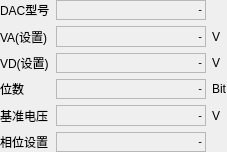
<?xml version="1.0" encoding="UTF-8"?>
<ui version="4.0">
 <class>QDacTypeWidgetClass</class>
 <widget class="QWidget" name="QDacTypeWidgetClass">
  <property name="geometry">
   <rect>
    <x>0</x>
    <y>0</y>
    <width>227</width>
    <height>152</height>
   </rect>
  </property>
  <property name="windowTitle">
   <string>QDacTypeWidget</string>
  </property>
  <layout class="QGridLayout" name="gridLayout">
   <property name="margin">
    <number>0</number>
   </property>
   <item row="0" column="0">
    <widget class="QLabel" name="label">
     <property name="text">
      <string>DAC型号</string>
     </property>
    </widget>
   </item>
   <item row="1" column="0">
    <widget class="QLabel" name="label_2">
     <property name="text">
      <string>VA(设置)</string>
     </property>
    </widget>
   </item>
   <item row="1" column="2">
    <widget class="QLabel" name="label_3">
     <property name="sizePolicy">
      <sizepolicy hsizetype="Minimum" vsizetype="Preferred">
       <horstretch>0</horstretch>
       <verstretch>0</verstretch>
      </sizepolicy>
     </property>
     <property name="text">
      <string>V</string>
     </property>
    </widget>
   </item>
   <item row="2" column="0">
    <widget class="QLabel" name="label_4">
     <property name="text">
      <string>VD(设置)</string>
     </property>
    </widget>
   </item>
   <item row="2" column="2">
    <widget class="QLabel" name="label_8">
     <property name="sizePolicy">
      <sizepolicy hsizetype="Minimum" vsizetype="Preferred">
       <horstretch>0</horstretch>
       <verstretch>0</verstretch>
      </sizepolicy>
     </property>
     <property name="text">
      <string>V</string>
     </property>
    </widget>
   </item>
   <item row="3" column="0">
    <widget class="QLabel" name="label_5">
     <property name="text">
      <string>位数</string>
     </property>
    </widget>
   </item>
   <item row="3" column="2">
    <widget class="QLabel" name="label_9">
     <property name="sizePolicy">
      <sizepolicy hsizetype="Minimum" vsizetype="Preferred">
       <horstretch>0</horstretch>
       <verstretch>0</verstretch>
      </sizepolicy>
     </property>
     <property name="text">
      <string>Bit</string>
     </property>
    </widget>
   </item>
   <item row="4" column="0">
    <widget class="QLabel" name="label_6">
     <property name="text">
      <string>基准电压</string>
     </property>
    </widget>
   </item>
   <item row="4" column="2">
    <widget class="QLabel" name="label_10">
     <property name="sizePolicy">
      <sizepolicy hsizetype="Minimum" vsizetype="Preferred">
       <horstretch>0</horstretch>
       <verstretch>0</verstretch>
      </sizepolicy>
     </property>
     <property name="text">
      <string>V</string>
     </property>
    </widget>
   </item>
   <item row="5" column="0">
    <widget class="QLabel" name="label_7">
     <property name="text">
      <string>相位设置</string>
     </property>
    </widget>
   </item>
   <item row="0" column="1">
    <widget class="QLineLabel" name="dacType">
     <property name="sizePolicy">
      <sizepolicy hsizetype="Expanding" vsizetype="Preferred">
       <horstretch>0</horstretch>
       <verstretch>0</verstretch>
      </sizepolicy>
     </property>
     <property name="frameShape">
      <enum>QFrame::StyledPanel</enum>
     </property>
     <property name="text">
      <string>&lt;!DOCTYPE HTML PUBLIC &quot;-//W3C//DTD HTML 4.0//EN&quot; &quot;http://www.w3.org/TR/REC-html40/strict.dtd&quot;&gt;
&lt;html&gt;&lt;head&gt;&lt;meta name=&quot;qrichtext&quot; content=&quot;1&quot; /&gt;&lt;style type=&quot;text/css&quot;&gt;
p, li { white-space: pre-wrap; }
&lt;/style&gt;&lt;/head&gt;&lt;body style=&quot; font-family:'MS Shell Dlg 2'; font-size:8.25pt; font-weight:400; font-style:normal;&quot;&gt;
&lt;p style=&quot; margin-top:0px; margin-bottom:0px; margin-left:0px; margin-right:0px; -qt-block-indent:0; text-indent:0px;&quot;&gt;&lt;span style=&quot; font-size:8pt;&quot;&gt;-&lt;/span&gt;&lt;/p&gt;&lt;/body&gt;&lt;/html&gt;</string>
     </property>
     <property name="alignment">
      <set>Qt::AlignRight|Qt::AlignTrailing|Qt::AlignVCenter</set>
     </property>
    </widget>
   </item>
   <item row="1" column="1">
    <widget class="QLineLabel" name="va">
     <property name="sizePolicy">
      <sizepolicy hsizetype="Expanding" vsizetype="Preferred">
       <horstretch>0</horstretch>
       <verstretch>0</verstretch>
      </sizepolicy>
     </property>
     <property name="frameShape">
      <enum>QFrame::StyledPanel</enum>
     </property>
     <property name="text">
      <string>&lt;!DOCTYPE HTML PUBLIC &quot;-//W3C//DTD HTML 4.0//EN&quot; &quot;http://www.w3.org/TR/REC-html40/strict.dtd&quot;&gt;
&lt;html&gt;&lt;head&gt;&lt;meta name=&quot;qrichtext&quot; content=&quot;1&quot; /&gt;&lt;style type=&quot;text/css&quot;&gt;
p, li { white-space: pre-wrap; }
&lt;/style&gt;&lt;/head&gt;&lt;body style=&quot; font-family:'MS Shell Dlg 2'; font-size:8.25pt; font-weight:400; font-style:normal;&quot;&gt;
&lt;p style=&quot; margin-top:0px; margin-bottom:0px; margin-left:0px; margin-right:0px; -qt-block-indent:0; text-indent:0px;&quot;&gt;&lt;span style=&quot; font-size:8pt;&quot;&gt;-&lt;/span&gt;&lt;/p&gt;&lt;/body&gt;&lt;/html&gt;</string>
     </property>
     <property name="alignment">
      <set>Qt::AlignRight|Qt::AlignTrailing|Qt::AlignVCenter</set>
     </property>
    </widget>
   </item>
   <item row="2" column="1">
    <widget class="QLineLabel" name="vd">
     <property name="sizePolicy">
      <sizepolicy hsizetype="Expanding" vsizetype="Preferred">
       <horstretch>0</horstretch>
       <verstretch>0</verstretch>
      </sizepolicy>
     </property>
     <property name="frameShape">
      <enum>QFrame::StyledPanel</enum>
     </property>
     <property name="text">
      <string>&lt;!DOCTYPE HTML PUBLIC &quot;-//W3C//DTD HTML 4.0//EN&quot; &quot;http://www.w3.org/TR/REC-html40/strict.dtd&quot;&gt;
&lt;html&gt;&lt;head&gt;&lt;meta name=&quot;qrichtext&quot; content=&quot;1&quot; /&gt;&lt;style type=&quot;text/css&quot;&gt;
p, li { white-space: pre-wrap; }
&lt;/style&gt;&lt;/head&gt;&lt;body style=&quot; font-family:'MS Shell Dlg 2'; font-size:8.25pt; font-weight:400; font-style:normal;&quot;&gt;
&lt;p style=&quot; margin-top:0px; margin-bottom:0px; margin-left:0px; margin-right:0px; -qt-block-indent:0; text-indent:0px;&quot;&gt;&lt;span style=&quot; font-size:8pt;&quot;&gt;-&lt;/span&gt;&lt;/p&gt;&lt;/body&gt;&lt;/html&gt;</string>
     </property>
     <property name="alignment">
      <set>Qt::AlignRight|Qt::AlignTrailing|Qt::AlignVCenter</set>
     </property>
    </widget>
   </item>
   <item row="3" column="1">
    <widget class="QLineLabel" name="bitCount">
     <property name="sizePolicy">
      <sizepolicy hsizetype="Expanding" vsizetype="Preferred">
       <horstretch>0</horstretch>
       <verstretch>0</verstretch>
      </sizepolicy>
     </property>
     <property name="frameShape">
      <enum>QFrame::StyledPanel</enum>
     </property>
     <property name="text">
      <string>&lt;!DOCTYPE HTML PUBLIC &quot;-//W3C//DTD HTML 4.0//EN&quot; &quot;http://www.w3.org/TR/REC-html40/strict.dtd&quot;&gt;
&lt;html&gt;&lt;head&gt;&lt;meta name=&quot;qrichtext&quot; content=&quot;1&quot; /&gt;&lt;style type=&quot;text/css&quot;&gt;
p, li { white-space: pre-wrap; }
&lt;/style&gt;&lt;/head&gt;&lt;body style=&quot; font-family:'MS Shell Dlg 2'; font-size:8.25pt; font-weight:400; font-style:normal;&quot;&gt;
&lt;p style=&quot; margin-top:0px; margin-bottom:0px; margin-left:0px; margin-right:0px; -qt-block-indent:0; text-indent:0px;&quot;&gt;&lt;span style=&quot; font-size:8pt;&quot;&gt;-&lt;/span&gt;&lt;/p&gt;&lt;/body&gt;&lt;/html&gt;</string>
     </property>
     <property name="alignment">
      <set>Qt::AlignRight|Qt::AlignTrailing|Qt::AlignVCenter</set>
     </property>
    </widget>
   </item>
   <item row="4" column="1">
    <widget class="QLineLabel" name="refVolt">
     <property name="sizePolicy">
      <sizepolicy hsizetype="Expanding" vsizetype="Preferred">
       <horstretch>0</horstretch>
       <verstretch>0</verstretch>
      </sizepolicy>
     </property>
     <property name="frameShape">
      <enum>QFrame::StyledPanel</enum>
     </property>
     <property name="text">
      <string>&lt;!DOCTYPE HTML PUBLIC &quot;-//W3C//DTD HTML 4.0//EN&quot; &quot;http://www.w3.org/TR/REC-html40/strict.dtd&quot;&gt;
&lt;html&gt;&lt;head&gt;&lt;meta name=&quot;qrichtext&quot; content=&quot;1&quot; /&gt;&lt;style type=&quot;text/css&quot;&gt;
p, li { white-space: pre-wrap; }
&lt;/style&gt;&lt;/head&gt;&lt;body style=&quot; font-family:'MS Shell Dlg 2'; font-size:8.25pt; font-weight:400; font-style:normal;&quot;&gt;
&lt;p style=&quot; margin-top:0px; margin-bottom:0px; margin-left:0px; margin-right:0px; -qt-block-indent:0; text-indent:0px;&quot;&gt;&lt;span style=&quot; font-size:8pt;&quot;&gt;-&lt;/span&gt;&lt;/p&gt;&lt;/body&gt;&lt;/html&gt;</string>
     </property>
     <property name="alignment">
      <set>Qt::AlignRight|Qt::AlignTrailing|Qt::AlignVCenter</set>
     </property>
    </widget>
   </item>
   <item row="5" column="1">
    <widget class="QLineLabel" name="phase">
     <property name="sizePolicy">
      <sizepolicy hsizetype="Expanding" vsizetype="Preferred">
       <horstretch>0</horstretch>
       <verstretch>0</verstretch>
      </sizepolicy>
     </property>
     <property name="frameShape">
      <enum>QFrame::StyledPanel</enum>
     </property>
     <property name="text">
      <string>&lt;!DOCTYPE HTML PUBLIC &quot;-//W3C//DTD HTML 4.0//EN&quot; &quot;http://www.w3.org/TR/REC-html40/strict.dtd&quot;&gt;
&lt;html&gt;&lt;head&gt;&lt;meta name=&quot;qrichtext&quot; content=&quot;1&quot; /&gt;&lt;style type=&quot;text/css&quot;&gt;
p, li { white-space: pre-wrap; }
&lt;/style&gt;&lt;/head&gt;&lt;body style=&quot; font-family:'MS Shell Dlg 2'; font-size:8.25pt; font-weight:400; font-style:normal;&quot;&gt;
&lt;p style=&quot; margin-top:0px; margin-bottom:0px; margin-left:0px; margin-right:0px; -qt-block-indent:0; text-indent:0px;&quot;&gt;&lt;span style=&quot; font-size:8pt;&quot;&gt;-&lt;/span&gt;&lt;/p&gt;&lt;/body&gt;&lt;/html&gt;</string>
     </property>
     <property name="alignment">
      <set>Qt::AlignRight|Qt::AlignTrailing|Qt::AlignVCenter</set>
     </property>
    </widget>
   </item>
  </layout>
 </widget>
 <layoutdefault spacing="6" margin="11"/>
 <customwidgets>
  <customwidget>
   <class>QLineLabel</class>
   <extends>QLabel</extends>
   <header>qlinelabel.h</header>
  </customwidget>
 </customwidgets>
 <resources/>
 <connections/>
</ui>
